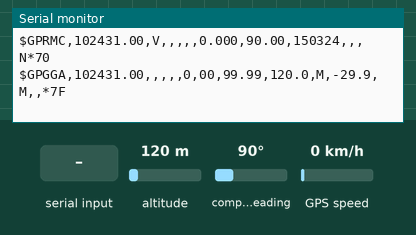
Simulated run of this sketch. Board: Arduino Mega 2560, built with avr-gcc and run on an emulated ATmega2560. On the bench: the last lines printed to the serial monitor. Inputs (shaded band) come from the test bench; at power-on: altitude 120 m, compass heading 90°, GPS speed 0 km/h. The GPS gets a fix after 3 s at 37.7749, -122.4194 with 8 satellites.

Above: at 1.2 s.
1.3 s: altitude set to 20 m
At 2.8 s:
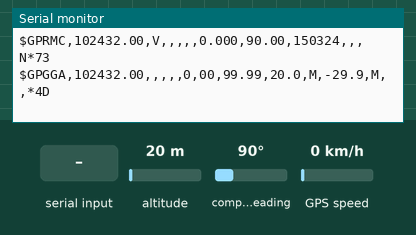
4.5 s: compass heading set to 269°
At 5.8 s:
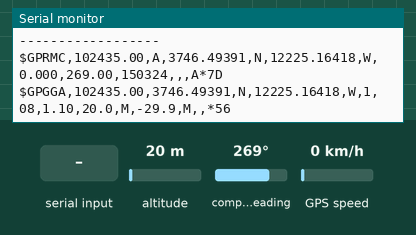
6.5 s: GPS speed set to 60 km/h
At 8.5 s:
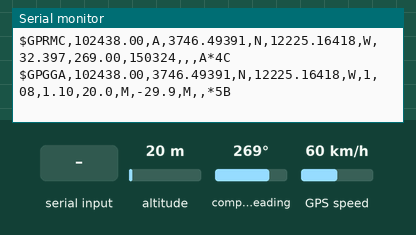
9.5 s: compass heading set to 7°
At 10.8 s:
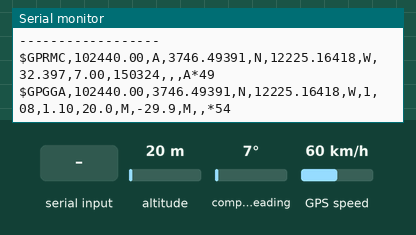
13.6 s: "1" received over the second serial link
At 13.87 s:
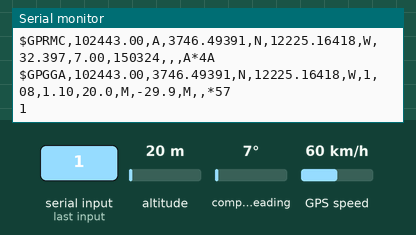
15.1 s: altitude set to 980 m
At 18.6 s:
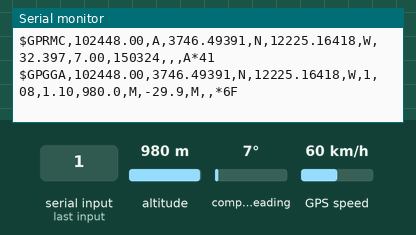
Timing chart, 0 to 20.1 s (numbered marks = the images above; inputs shaded):
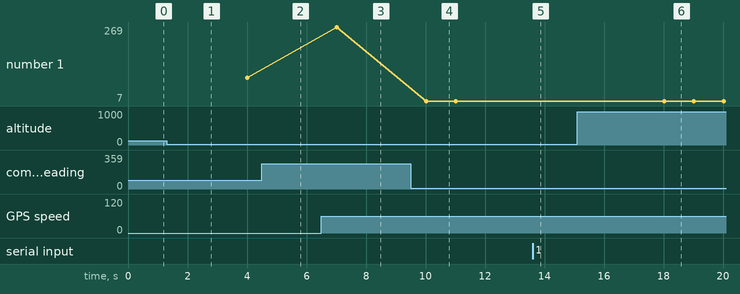

The sketch:

gps_test.ino
```cpp
/*
 * GPS Module Test - GY-NEO6MV2
 * Upload this to Arduino Mega 2560 to verify GPS wiring
 *
 * Wiring:
 *   GPS VCC  -> Arduino 5V
 *   GPS GND  -> Arduino GND
 *   GPS TX   -> Arduino Pin 15 (RX3)
 *   GPS RX   -> Arduino Pin 14 (TX3)
 *
 * Open Serial Monitor at 115200 baud
 */

#include <TinyGPSPlus.h>

TinyGPSPlus gps;

void setup() {
  Serial.begin(115200);
  Serial3.begin(9600);

  Serial.println("========================================");
  Serial.println("  GY-NEO6MV2 GPS Test");
  Serial.println("========================================");
  Serial.println("Waiting for data on Serial3 (pins 14/15)...");
  Serial.println();
}

void loop() {
  // Check if any raw bytes are coming from the GPS module
  bool dataReceived = false;

  while (Serial3.available()) {
    char c = Serial3.read();
    gps.encode(c);
    Serial.write(c);  // Print raw NMEA sentences
    dataReceived = true;
  }

  // Every 5 seconds, print a status summary
  static unsigned long lastStatus = 0;
  if (millis() - lastStatus > 5000) {
    lastStatus = millis();

    Serial.println();
    Serial.println("--- GPS STATUS ---");

    if (gps.charsProcessed() < 10) {
      Serial.println("** NO DATA RECEIVED **");
      Serial.println("Check wiring:");
      Serial.println("  GPS TX  -> Arduino Pin 15 (RX3)");
      Serial.println("  GPS RX  -> Arduino Pin 14 (TX3)");
      Serial.println("  GPS VCC -> Arduino 5V");
      Serial.println("  GPS GND -> Arduino GND");
    } else {
      Serial.print("Characters processed: ");
      Serial.println(gps.charsProcessed());
      Serial.print("Sentences with fix: ");
      Serial.println(gps.sentencesWithFix());
      Serial.print("Failed checksums: ");
      Serial.println(gps.failedChecksum());
      Serial.print("Satellites: ");
      Serial.println(gps.satellites.value());

      if (gps.location.isValid()) {
        Serial.print("LAT: ");
        Serial.println(gps.location.lat(), 6);
        Serial.print("LNG: ");
        Serial.println(gps.location.lng(), 6);
        Serial.print("Speed (km/h): ");
        Serial.println(gps.speed.kmph(), 1);
      } else {
        Serial.println("Location: NOT VALID YET (need clear sky view)");
      }
    }
    Serial.println("------------------");
    Serial.println();
  }
}
```

Measured:
- after the input at 1.3 s, the serial monitor: prints a new line after 0.72 s (image 1)
- after the input at 4.5 s, the serial monitor: prints a new line after 0.52 s (image 2)
- after the input at 6.5 s, the serial monitor: prints a new line after 0.52 s (image 3)
- after the input at 9.5 s, the serial monitor: prints a new line after 0.52 s (image 4)
- after the input at 13.6 s, the serial monitor: prints a new line at once (image 5)
- after the input at 15.1 s, the serial monitor: prints a new line after 0.94 s (image 6)
- plotted number 1: 269 → 7 after the input at 9.5 s
